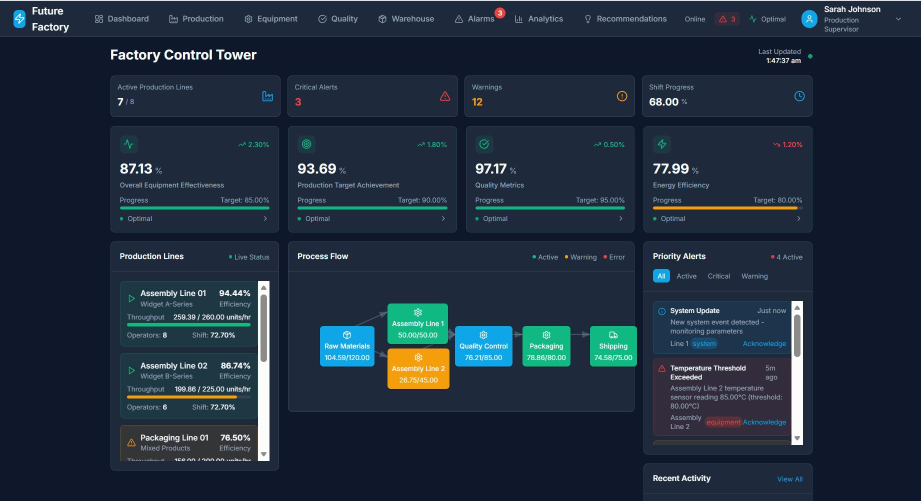
#> input picture docs/screenshots/Dashboard_sample_2.png, 1842 x 1001 px, found by its file name (shown at 1/2 size); its folder holds 4 pictures in this run
$ python analyze_text.py
#> lines starting #> are read from the running program, lines starting #| are printed output that depends on the picture; after the words box and inside, x2 and y2 are one past the last pixel; in counts of white or black regions, pixels touching at a corner belong together
"""Phân tích sâu: tìm khung (card) bằng màu viền + vùng chữ, theo từng ảnh."""
import numpy as np
from PIL import Image
from collections import Counter
import os, sys

D = r"e:\Work\SFSVcongty\Laird\Code\Data-Integrate\docs\screenshots"


def load(fn):
#> called with fn = 'Dashboard_sample_2.png'
    return Image.open(os.path.join(D, fn)).convert("RGB")
#> returned value is the input picture: PIL image 1842x1001 RGB; mean R, G, B 31.7, 45.1, 60.8


def palette(a, n=24):
    flat = a.reshape(-1, 3)[::13]
    return Counter(map(tuple, flat)).most_common(n)


def report(fn):
    im = load(fn)
    a = np.array(im)
    H, W, _ = a.shape
#> H = 1001; W = 1842
    print("=" * 74)
    print(f"{fn}  {W}x{H}")
#| Dashboard_sample_2.png  1842x1001

    pal = palette(a)
#> pal = 24 items
    print("  palette:")
    for c, n in pal:
        print("    #%02X%02X%02X  %5.2f%%" % (c[0], c[1], c[2], 100.0 * n / (H * W / 13)))
#> this loop made 24 passes
#> (c, n) on passes 1 to 12: ((15, 23, 42), 48505), ((30, 41, 59), 40580), ((13, 24, 42), 1889), ((29, 42, 59), 1440), ((12, 23, 41), 1270), ((31, 55, 67), 1134), ((51, 44, 60), 948), ((32, 40, 59), 937), ((14, 25, 43), 851), ((16, 23, 42), 851), ((28, 39, 57), 799), ((30, 42, 58), 716)
#|     #0F172A  34.20%
#|     #1E293B  28.61%
#|     #0D182A   1.33%
#|     #1D2A3B   1.02%
#|     #0C1729   0.90%
#|     #1F3743   0.80%
#|     #332C3C   0.67%
#|     #20283B   0.66%
#> (further printed lines are left out)

    # --- tìm màu viền (dùng để dò khung) ---
    # viền là màu có độ bão hoà cao hơn nền nhiều, ví dụ #1E3A5F, #1D3566
    lum = a.astype(np.float32).mean(axis=2)
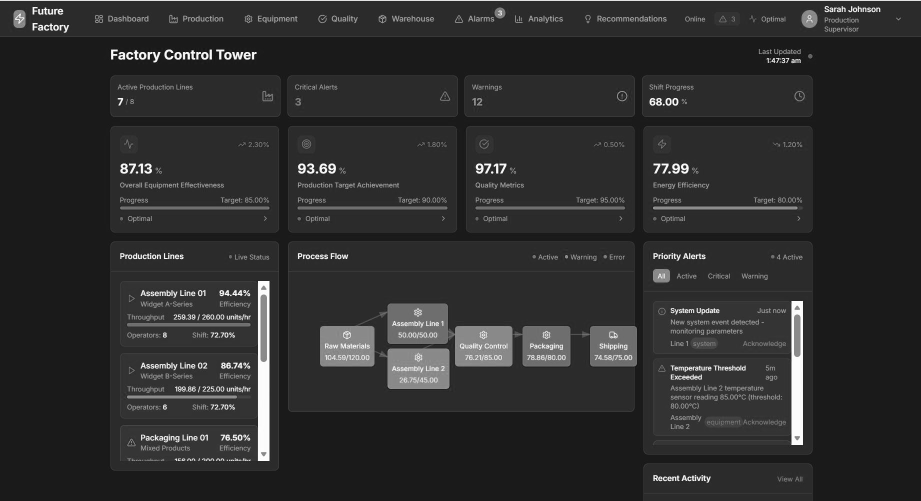
#> lum: shape (1001, 1842) float32 (shown at 1/2 size); min 0.667, max 255, mean 45.9
    # chữ: pixel rất sáng (>140)
    text = lum > 140
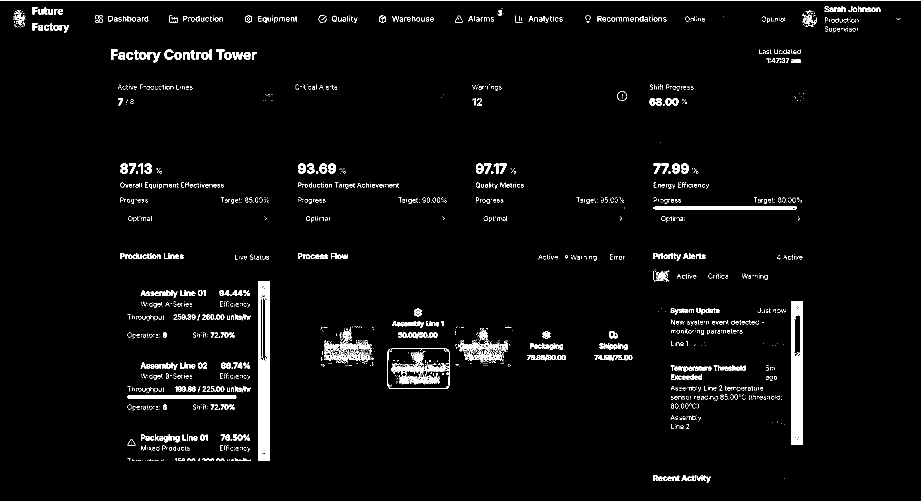
#> text: shape (1001, 1842) bool (shown at 1/2 size); 3.2% white; 2392 white regions (1967 under 20 px), largest, box (x1, y1, x2, y2) and area: (516, 562, 539, 922) 6948, (1583, 602, 1606, 890) 5627, (0, 0, 1842, 2) 3684
    print("  text rows (>=8 bright px runs):")
    rs = text.sum(axis=1)
#> rs = 1001 values, max 1842 at index 0, min 0 at index 2, mean 58.85
    i = 0
    lines = []
    while i < H:
        if rs[i] >= 8:
            j = i
            while j + 1 < H and rs[j + 1] >= 8:
                j += 1
            if j - i >= 4:
                lines.append((i, j))
            i = j + 1
        else:
            i += 1
#> after the loop, i = 1001; j = 961; lines = [(12, 62), (99, 125), (169, 178), (196, 210), (327, 346), (365, 377), (395, 404), (413, 418), (432, 441), (506, 518), (542, 560), (562, 921), (950, 961)]
    for s in lines[:80]:
        cs = text[s[0]:s[1] + 1].sum(axis=0)
        xs = [x for x, v in enumerate(cs) if v >= 1]
        x0, x1 = (xs[0], xs[-1]) if xs else (0, 0)
        print("    y=%4d..%4d h=%3d  x=%4d..%4d" % (s[0], s[1], s[1] - s[0] + 1, x0, x1))
#> this loop made 13 passes
#> (s, x0, x1) on passes 1 to 12: ((12, 62), 27, 1800), ((99, 125), 222, 1600), ((169, 178), 236, 1386), ((196, 210), 236, 1607), ((327, 346), 241, 1396), ((365, 377), 240, 1417), ((395, 404), 241, 1603), ((413, 418), 1248, 1593), ((432, 441), 256, 1599), ((506, 518), 241, 1604), ((542, 560), 1307, 1534), ((562, 921), 254, 1605)
#|     y=  12..  62 h= 51  x=  27..1800
#|     y=  99.. 125 h= 27  x= 222..1600
#|     y= 169.. 178 h= 10  x= 236..1386
#|     y= 196.. 210 h= 15  x= 236..1607
#|     y= 327.. 346 h= 20  x= 241..1396
#|     y= 365.. 377 h= 13  x= 240..1417
#|     y= 395.. 404 h= 10  x= 241..1603
#|     y= 413.. 418 h=  6  x=1248..1593
#> (further printed lines are left out)
    print("    (tổng %d dòng chữ)" % len(lines))
#|     (tổng 13 dòng chữ)


for f in sys.argv[1:] or ["Dashboard_sample_2.png"]:
    report(f)
